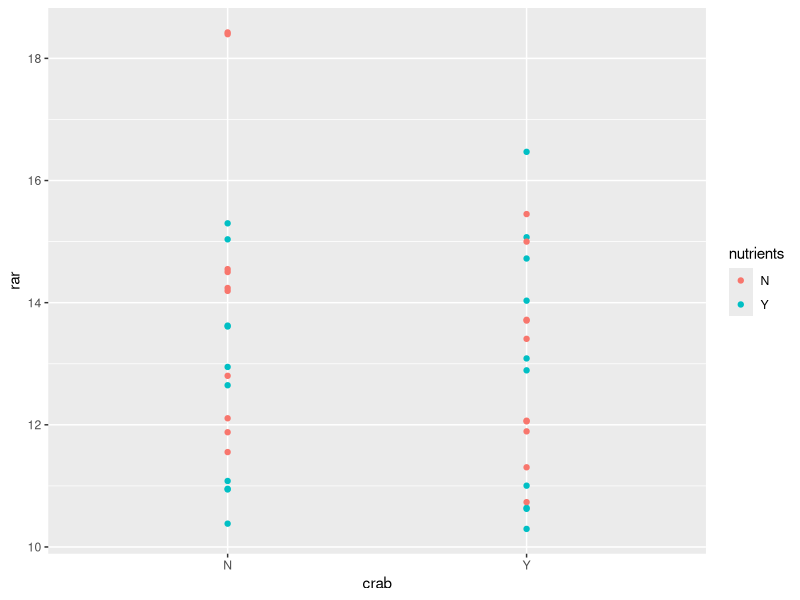
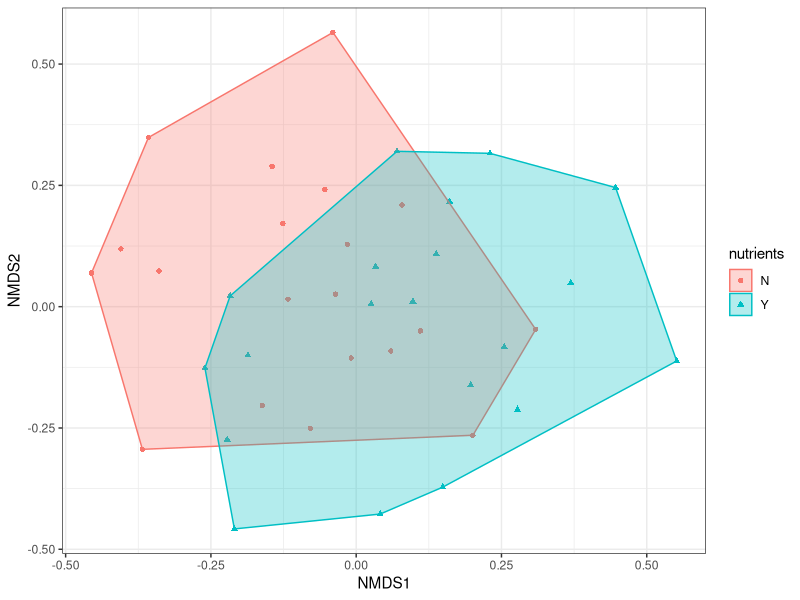
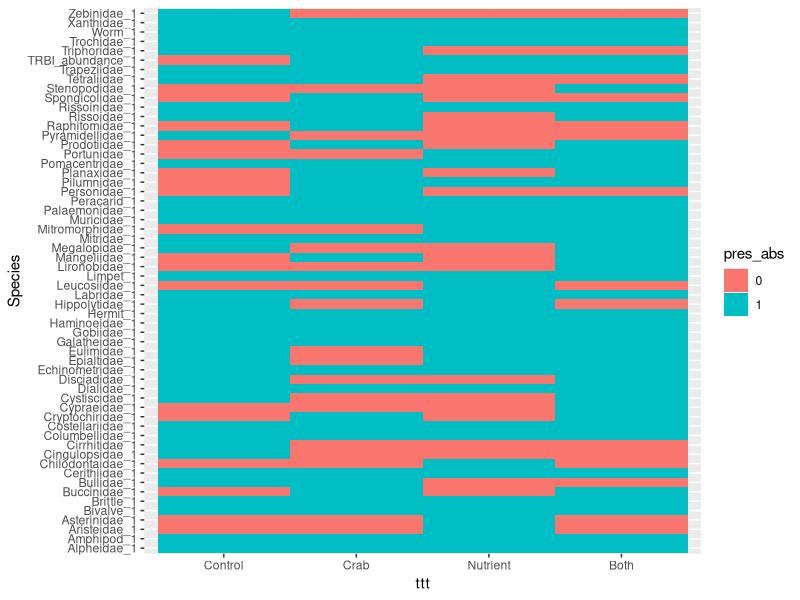

The R script that drew these images, in order:
library(tidyverse)
library(vegan)


x=read.csv("data/spp_mat_fam_all.csv")
ttt<-x$Treatment
crab<-x$Crab
nutrients<-x$Nutrients

x_orig<-x[,-c(1:7)]

abun=rowSums(x_orig)
richness=specnumber(x_orig)
rar=rarefy(x_orig,min(rowSums(x_orig)))

m1<-glm(rar~crab*nutrients,family="quasipoisson")
summary(m1)

rardf<-data.frame(rar,ttt,nutrients,crab)

rardf %>% 
  group_by(ttt) %>% 
  summarise(ttt = mean(rar)) -> rar3

#maybe some eividence that crabs affect rarefied richness

ggplot(rardf,aes(x=crab,y=rar,colour=nutrients))+
  geom_point()
 

#beta jac
beta_j=vegdist(x_orig,method="jaccard",binary=T)

#composition
adonis2(x_orig~crab+nutrients,method="jaccard")

#beta diversity
betamod<-betadisper(beta_j,ttt,type="median")
permutest(betamod, permutations = 999)


###nmds on bray curtis dissimilarity matrix
mds_out<-metaMDS(x_orig,distance="jaccard",binary=T)
data.scores <- as.data.frame(scores(mds_out)$sites)  

df<-data.frame(data.scores,crab,nutrients,ttt)

hull_ttt <- df %>%
  group_by(nutrients) %>%
  slice(chull(NMDS1,NMDS2))


ggplot()+
  geom_point(data=df,aes(x=NMDS1,y=NMDS2,group=nutrients,colour=nutrients,pch=nutrients))+
  geom_polygon(data=hull_ttt,aes(x=NMDS1,y=NMDS2,fill=nutrients,colour=nutrients,group=nutrients),alpha=0.30) + # add the convex hulls
  theme_bw()

x_orig2<-data.frame(x_orig,ttt)

comp_tile<-x_orig2%>%
  group_by(ttt)%>%
  summarise(across(everything(), list(mean)))

comp_tile2 <- gather(comp_tile, Species, Abundance, 2:59)

comp_tile2$pres_abs<-as.factor(ifelse(comp_tile2$Abundance>0,1,0))

comp_tile2$ttt<-factor(comp_tile2$ttt,levels=c("Control","Crab","Nutrient","Both")) #reorder levels


ggplot(data=comp_tile2,aes(x=ttt,y=Species,fill=pres_abs))+
  geom_tile()
